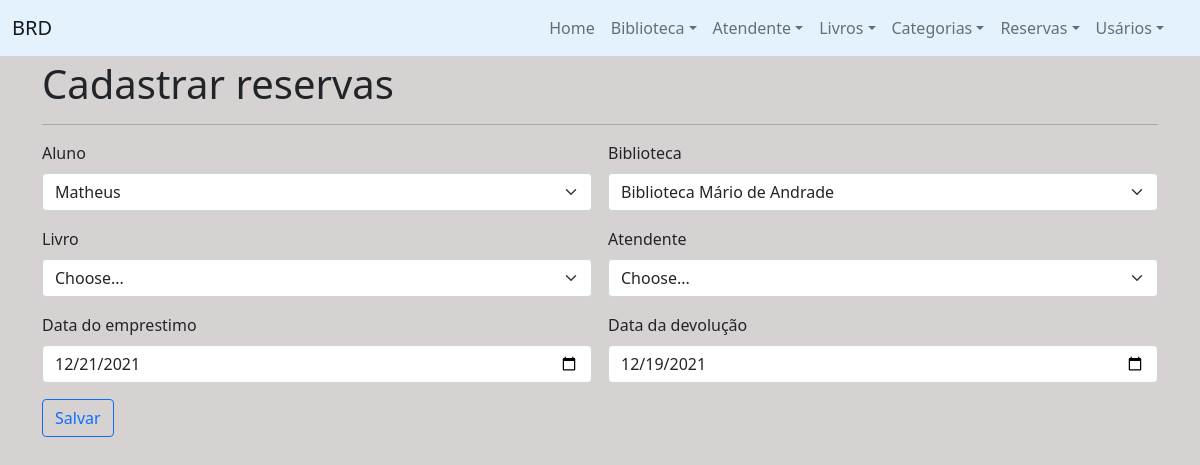
The app's page /?page=reserva-cadastrar&id=1 with its own data.
### tables this page shows
CREATE TABLE `reserva` (
  `id_reserva` int(10) NOT NULL,
  `atendente_id_atendente` int(10) NOT NULL,
  `data_emprestimo` date DEFAULT NULL,
  `data_devolucao` date DEFAULT NULL,
  `aluno_id_aluno` int(10) NOT NULL,
  `biblioteca_id` int(10) NOT NULL,
  `livro_id_livro` int(10) NOT NULL
);

### pages/reserva-cadastrar.php (the view, shortened to what this page needs)
<?php
$queryAluno = "select a.id_aluno as id, a.nome_aluno as nome from aluno a";
$queryB = "select b.id, b.name from biblioteca b";
$resultAluno = $conn->query($queryAluno);
$resultBib = $conn->query($queryB);
$id = @$_REQUEST["id"];
if(isset($id)){
    $queryReserva = "select r.id_reserva id, r.livro_id_livro livro, r.aluno_id_aluno aluno,
                           r.atendente_id_atendente atendente, r.biblioteca_id biblioteca,
                           r.data_emprestimo emprestimo, r.data_devolucao devolucao
                    from reserva r
                    where r.id_reserva = $id ";
    $resultReserva = $conn->query($queryReserva);
    $objR = $resultReserva->fetch_object();
}
?>
<section class="context">
    <h1>Cadastrar reservas</h1>
    <hr/>
    <form class="row g-3" method="POST" action="?page=reserva-salvar">
        <div class="col-md-6">
            <label for="aluno" class="form-label">Aluno</label>
            <select id="aluno" name="aluno" class="form-select" required>
                <?php
                while ($obj = $resultAluno->fetch_object()) {
                    echo $objR->aluno == $obj->id ? "<option value='$obj->id' selected>$obj->nome</option>" :
                            "<option value='$obj->id'>$obj->nome</option>";
                }
                ?>
            </select>
        </div>
        <div class="col-md-6">
            <label for="biblioteca" class="form-label">Biblioteca</label>
            <select id="biblioteca" name="biblioteca" class="form-select" required>
                <?php
                while ($objB = $resultBib->fetch_object()) {
                    echo $objR->biblioteca == $objB->id ? "<option value='$objB->id' selected>$objB->name</option>":
                            "<option value='$objB->id'>$objB->name</option>";
                }
                ?>
            </select>
        </div>
        <div class="col-md-6">
            <label for="livro" class="form-label">Livro</label>
            <select id="livro" name="livro" livroSelect="<?php echo $objR->livro; ?>" class="form-select" required>
                <option selected>Choose...</option>
            </select>
        </div>
        <div class="col-md-6">
            <label for="atendente" class="form-label">Atendente</label>
            <select id="atendente" name="atendente" atendentSelect="<?php echo $objR->atendente; ?>" class="form-select" required>
                <option selected>Choose...</option>
            </select>
        </div>
        <div class="col-md-6">
            <label for="emprestimo" class="form-label">Data do emprestimo</label>
            <input type="date" class="form-control" id="emprestimo" name="emprestimo"
                   maxlength="3" required value="<?php echo $objR->emprestimo; ?>">
        </div>
        <div class="col-md-6">
            <label for="devolucao" class="form-label">Data da devolução</label>
            <input type="date" class="form-control" id="devolucao"
                   name="devolucao" required value="<?php echo $objR->devolucao; ?>">
        </div>
        <div class="col-12">
            <button class="btn btn-outline-primary" type="submit">Salvar</button>
        </div>
    </form>
</section>

### css/style.css (style rules this page uses)
body { background: #d7d2d2; }

### records on screen
reserva: livro "Choose...", atendente "Choose...", emprestimo "12/21/2021", devolucao "12/19/2021"

### other values on screen
form field aluno "Matheus"
form field biblioteca "Biblioteca Mário de Andrade"
